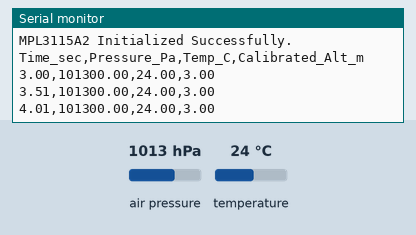
Simulated run of this sketch. Board: Arduino Uno, built with avr-gcc and run on an emulated ATmega328P. On the bench: the last lines printed to the serial monitor. Inputs (shaded band) come from the test bench; at power-on: air pressure 1013 hPa, temperature 24 °C.

Above: at 4.2 s.
4.3 s: air pressure set to 952 hPa
At 4.9 s:
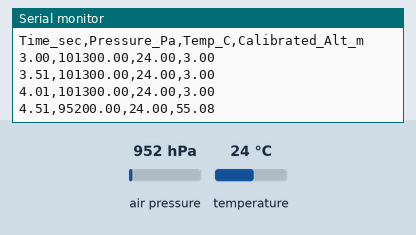
5.8 s: temperature set to 12 °C
At 6.4 s:
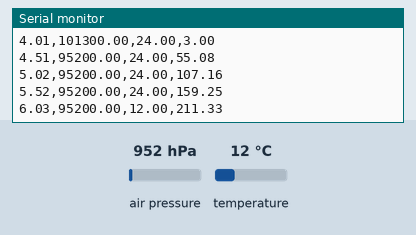
7.3 s: air pressure set to 975 hPa
At 8.0 s:
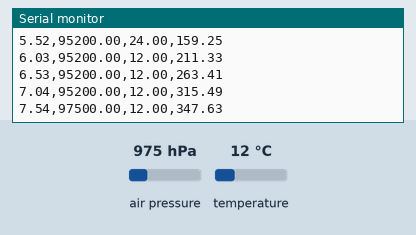
Timing chart, 0 to 10.3 s (numbered marks = the images above; inputs shaded):
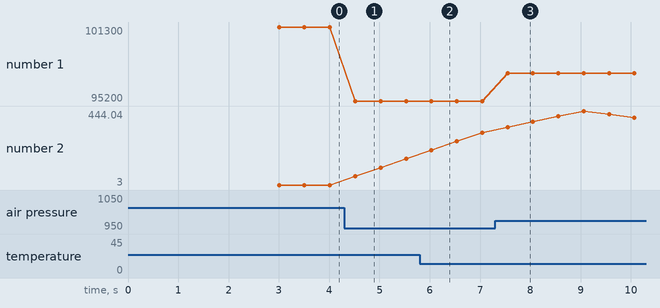

The sketch:

sketch_barometricsensor.ino
```cpp
#include <Wire.h>
#include <Adafruit_MPL3115A2.h>

Adafruit_MPL3115A2 mpl = Adafruit_MPL3115A2();

// --- CALIBRATION ---
const float LAUNCH_ELEVATION_METERS = 3.0; // Kennedy Space Center elevation (~3m)
float altitudeOffset = 0.0;

// --- MOVING AVERAGE FILTER ---
const int FILTER_SAMPLES = 10;
float altitudeBuffer[FILTER_SAMPLES];
int bufferIndex = 0;
float bufferSum = 0.0;

void setup() {
  Serial.begin(115200);

  // Startup delay for battery power bootup
  delay(2000);

  if (!mpl.begin()) {
    Serial.println("ERROR: MPL3115A2 not detected!");
  } else {
    Serial.println("MPL3115A2 Initialized Successfully.");
  }

  delay(1000);

  // Ground zero offset calibration
  float rawInitialAltitude = mpl.getAltitude();
  altitudeOffset = LAUNCH_ELEVATION_METERS - rawInitialAltitude;

  for (int i = 0; i < FILTER_SAMPLES; i++) {
    altitudeBuffer[i] = LAUNCH_ELEVATION_METERS;
    bufferSum += LAUNCH_ELEVATION_METERS;
  }

  // Updated CSV Header: Time in seconds
  Serial.println("Time_sec,Pressure_Pa,Temp_C,Calibrated_Alt_m");
}

void loop() {
  // Convert milliseconds to seconds (dividing by 1000.0 preserves decimal precision)
  float timeInSeconds = millis() / 1000.0;

  float rawPressure = mpl.getPressure();    // Raw Pressure in Pascals (Pa)
  float rawTemp = mpl.getTemperature();     // Temperature in Celsius (°C)
  float rawAlt = mpl.getAltitude() + altitudeOffset;

  // Rolling average smoothing
  bufferSum -= altitudeBuffer[bufferIndex];
  altitudeBuffer[bufferIndex] = rawAlt;
  bufferSum += altitudeBuffer[bufferIndex];
  bufferIndex = (bufferIndex + 1) % FILTER_SAMPLES;
  float smoothedAltitude = bufferSum / FILTER_SAMPLES;

  // Output formatted CSV data
  Serial.print(timeInSeconds, 2); // Prints seconds with 2 decimal places (e.g., 12.50)
  Serial.print(",");
  Serial.print(rawPressure, 2);
  Serial.print(",");
  Serial.print(rawTemp, 2);
  Serial.print(",");
  Serial.println(smoothedAltitude, 2);

  delay(500); // 2 Hz sample rate (0.5 second updates)
}
```

Measured:
- after the input at 4.3 s, the serial monitor: prints a new line after 0.22 s (image 1)
- after the input at 5.8 s, the serial monitor: prints a new line after 0.23 s (image 2)
- after the input at 7.3 s, the serial monitor: prints a new line after 0.25 s (image 3)
- plotted number 1: 101300 → 95200 after the input at 4.3 s, 95200 → 97500 after the input at 7.3 s
- plotted number 2: 3 → 159.25 after the input at 4.3 s, 315.49 → 324.36 after the input at 7.3 s
